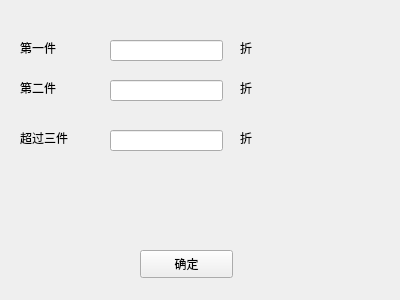
<?xml version="1.0" encoding="UTF-8"?>
<ui version="4.0">
 <class>UpdateDiscount</class>
 <widget class="QWidget" name="UpdateDiscount">
  <property name="geometry">
   <rect>
    <x>0</x>
    <y>0</y>
    <width>400</width>
    <height>300</height>
   </rect>
  </property>
  <property name="windowTitle">
   <string>Form</string>
  </property>
  <property name="styleSheet">
   <string notr="true">font: 9pt &quot;微软雅黑&quot;;</string>
  </property>
  <widget class="QPushButton" name="pushButton">
   <property name="geometry">
    <rect>
     <x>140</x>
     <y>250</y>
     <width>93</width>
     <height>28</height>
    </rect>
   </property>
   <property name="text">
    <string>确定</string>
   </property>
  </widget>
  <widget class="QLabel" name="label">
   <property name="geometry">
    <rect>
     <x>20</x>
     <y>40</y>
     <width>72</width>
     <height>15</height>
    </rect>
   </property>
   <property name="text">
    <string>第一件</string>
   </property>
  </widget>
  <widget class="QLabel" name="label_2">
   <property name="geometry">
    <rect>
     <x>20</x>
     <y>80</y>
     <width>72</width>
     <height>15</height>
    </rect>
   </property>
   <property name="text">
    <string>第二件</string>
   </property>
  </widget>
  <widget class="QLabel" name="label_3">
   <property name="geometry">
    <rect>
     <x>20</x>
     <y>130</y>
     <width>111</width>
     <height>16</height>
    </rect>
   </property>
   <property name="text">
    <string>超过三件</string>
   </property>
  </widget>
  <widget class="QLineEdit" name="lineEdit">
   <property name="geometry">
    <rect>
     <x>110</x>
     <y>40</y>
     <width>113</width>
     <height>21</height>
    </rect>
   </property>
  </widget>
  <widget class="QLineEdit" name="lineEdit_2">
   <property name="geometry">
    <rect>
     <x>110</x>
     <y>80</y>
     <width>113</width>
     <height>21</height>
    </rect>
   </property>
  </widget>
  <widget class="QLineEdit" name="lineEdit_3">
   <property name="geometry">
    <rect>
     <x>110</x>
     <y>130</y>
     <width>113</width>
     <height>21</height>
    </rect>
   </property>
  </widget>
  <widget class="QLabel" name="label_4">
   <property name="geometry">
    <rect>
     <x>240</x>
     <y>40</y>
     <width>72</width>
     <height>15</height>
    </rect>
   </property>
   <property name="text">
    <string>折</string>
   </property>
  </widget>
  <widget class="QLabel" name="label_5">
   <property name="geometry">
    <rect>
     <x>240</x>
     <y>130</y>
     <width>72</width>
     <height>15</height>
    </rect>
   </property>
   <property name="text">
    <string>折</string>
   </property>
  </widget>
  <widget class="QLabel" name="label_6">
   <property name="geometry">
    <rect>
     <x>240</x>
     <y>80</y>
     <width>72</width>
     <height>15</height>
    </rect>
   </property>
   <property name="text">
    <string>折</string>
   </property>
  </widget>
 </widget>
 <resources/>
 <connections/>
</ui>
